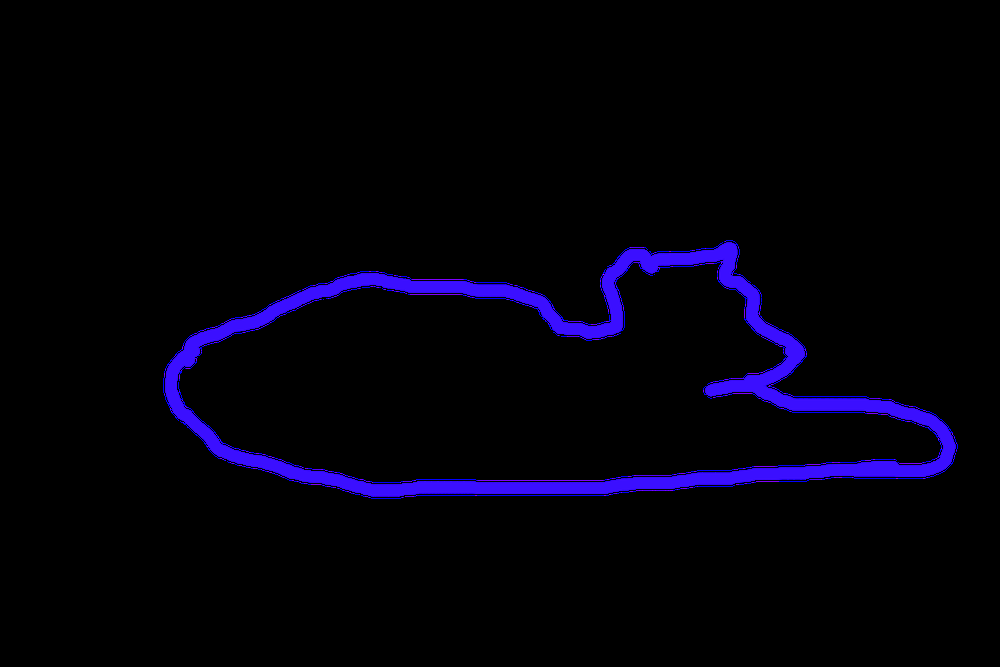
#> input picture img/c/2.png, 1000 x 667 px, shrunk from 4000 x 2667 before the run
$ python change_background.py
#> lines starting #> are read from the running program, lines starting #| are printed output that depends on the picture
import cv2
import numpy as np
from matplotlib import pyplot as plt

# Could be used to remove background from picture with contour
# or to change the contour color

image = cv2.imread('img/c/2.png')
#> image is the input picture: shape (667, 1000, 3); mean B, G, R 11, 0.5, 2.4
image[np.where((image == [0, 0, 0]).all(axis = 2))] = [255, 255, 255]
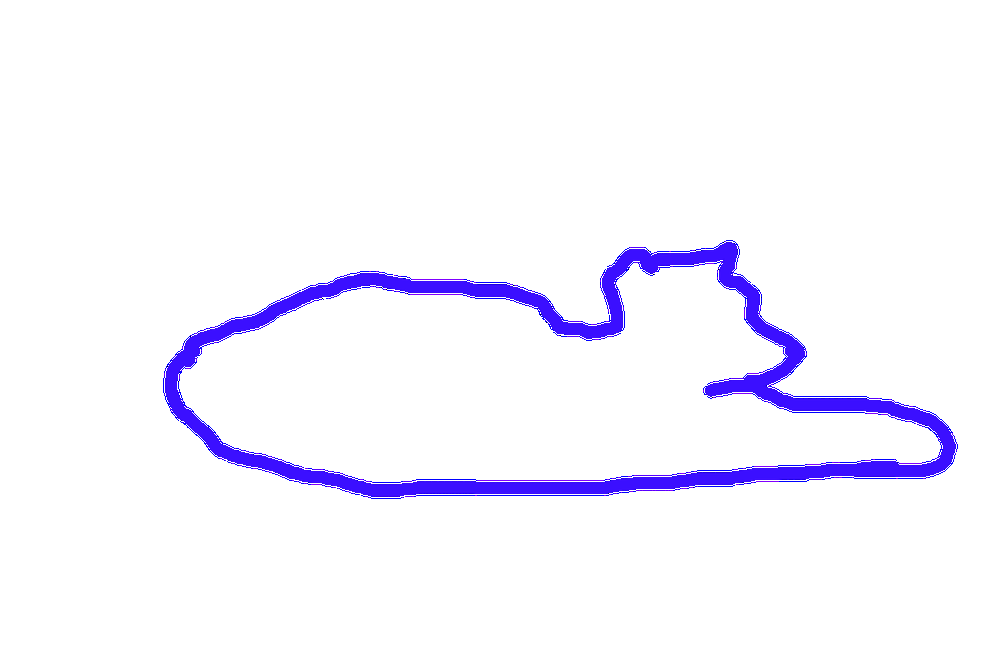
#> image: shape (667, 1000, 3); mean B, G, R 254.9, 244.5, 246.3

# cv2.imshow('img', image)
# cv2.waitKey(0)
cv2.imwrite('img/c/_2.png', image)
